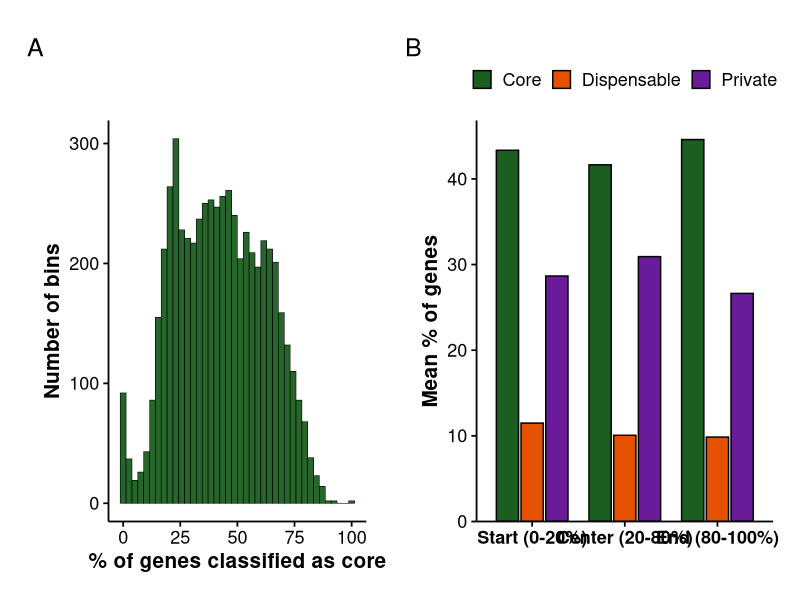
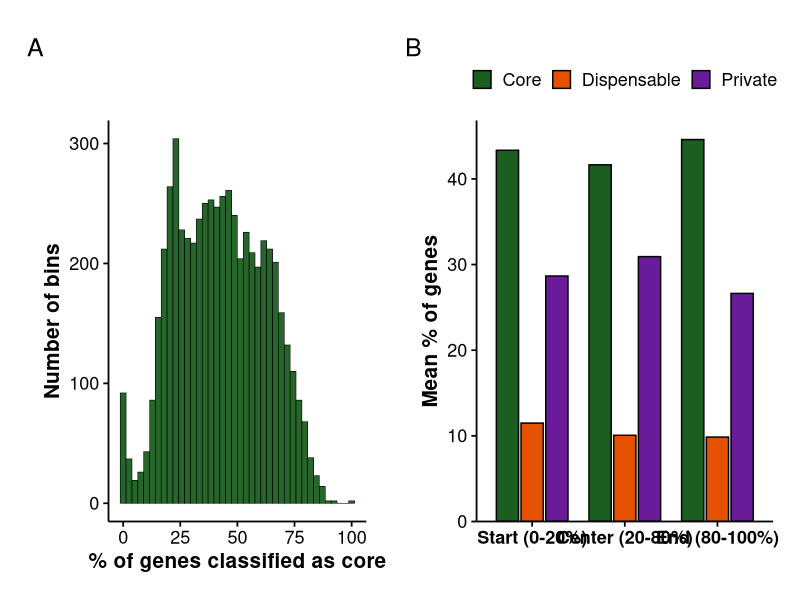

The R script that drew these images, in order:
# ============================================================
# chromosome_distribution_multipanel.R
# Multipanel 2-panel: A = core fraction histogram, B = edge vs center
# (Chromosome tracks from original Fig1 left as standalone file)
# Output: figures/Fig_chromosome_distribution_multipanel.pdf / .png
# ============================================================

suppressPackageStartupMessages({
  library(dplyr)
  library(tidyr)
  library(ggplot2)
  library(patchwork)
  library(cowplot)
})

setwd("C:/Users/Erick.Amombo/alfalfa_pangenome/analysis/chromosome_distribution")

# ---- Load ----
bins <- read.csv("chromosome_bins.csv", stringsAsFactors = FALSE)
cat("Loaded", nrow(bins), "bins\n")

for (col in c("n_core","n_soft_core","n_dispensable","n_private","n_singleton")) {
  bins[[col]][is.na(bins[[col]])] <- 0
}

bins <- bins %>%
  mutate(
    total_classified = n_core + n_soft_core + n_dispensable + n_private + n_singleton,
    pct_core         = 100 * n_core        / pmax(total_classified, 1),
    pct_dispensable  = 100 * n_dispensable / pmax(total_classified, 1),
    pct_private      = 100 * n_private     / pmax(total_classified, 1)
  ) %>%
  filter(total_classified >= 5)

cat("After filtering:", nrow(bins), "bins\n")

# ---- Unified theme ----
theme_mp <- function(base = 15) {
  theme_classic(base_size = base) +
    theme(
      plot.title         = element_text(face = "bold", size = base + 3, hjust = 0),
      plot.subtitle      = element_text(size = base - 3, color = "gray30", hjust = 0),
      axis.title         = element_text(face = "bold", size = base),
      axis.text          = element_text(size = base - 2, color = "black"),
      legend.title       = element_text(face = "bold", size = base - 2),
      legend.text        = element_text(size = base - 2),
      legend.key.size    = unit(0.5, "cm"),
      plot.margin        = margin(20, 14, 14, 14),
      axis.line          = element_line(linewidth = 0.6, color = "black"),
      axis.ticks         = element_line(linewidth = 0.6, color = "black")
    )
}

type_colors <- c(
  Core        = "#1B5E20",
  Dispensable = "#E65100",
  Private     = "#6A1B9A"
)

# ============================================================
# PANEL A — Core fraction histogram
# ============================================================
panelA_inner <- ggplot(bins, aes(x = pct_core)) +
  geom_histogram(bins = 40, fill = "#1B5E20", color = "black",
                 alpha = 0.95, linewidth = 0.2) +
  scale_x_continuous(breaks = seq(0, 100, 25)) +
  labs(x = "% of genes classified as core",
       y = "Number of bins") +
  theme_mp()

# ============================================================
# PANEL B — Edge vs center bar chart
# ============================================================
edge_center <- bins %>%
  group_by(accession_name, contig_name) %>%
  mutate(
    contig_max = max(bin_mb, na.rm = TRUE),
    position   = bin_mb / pmax(contig_max, 1),
    zone       = case_when(
      position < 0.2 ~ "Start (0-20%)",
      position > 0.8 ~ "End (80-100%)",
      TRUE           ~ "Center (20-80%)"
    )
  ) %>%
  ungroup() %>%
  filter(n_total >= 10) %>%
  group_by(zone) %>%
  summarise(
    mean_pct_core        = mean(pct_core, na.rm = TRUE),
    mean_pct_dispensable = mean(pct_dispensable, na.rm = TRUE),
    mean_pct_private     = mean(pct_private, na.rm = TRUE),
    n_bins = n(),
    .groups = "drop"
  )

edge_center_long <- edge_center %>%
  select(zone, mean_pct_core, mean_pct_dispensable, mean_pct_private) %>%
  pivot_longer(cols = starts_with("mean_pct_"),
               names_to = "type", values_to = "mean_pct") %>%
  mutate(type = recode(type,
                       mean_pct_core        = "Core",
                       mean_pct_dispensable = "Dispensable",
                       mean_pct_private     = "Private"))

# Order zones: Start, Center, End
edge_center_long$zone <- factor(edge_center_long$zone,
                                levels = c("Start (0-20%)",
                                           "Center (20-80%)",
                                           "End (80-100%)"))

panelB_inner <- ggplot(edge_center_long,
                       aes(x = zone, y = mean_pct, fill = type)) +
  geom_col(position = position_dodge(width = 0.8),
           width = 0.72, color = "black", linewidth = 0.5) +
  scale_fill_manual(values = type_colors, name = NULL) +
  scale_y_continuous(expand = expansion(mult = c(0, 0.05))) +
  labs(x = NULL, y = "Mean % of genes") +
  theme_mp() +
  theme(axis.text.x = element_text(face = "bold"),
        legend.position = "top")

# ============================================================
# Assemble side by side
# ============================================================
composite <- (panelA_inner | panelB_inner) +
  plot_layout(widths = c(1, 1.15)) +
  plot_annotation(
    tag_levels = "A",
    theme = theme(plot.tag = element_text(face = "bold", size = 34))
  )

# ============================================================
# Save
# ============================================================
ggsave("figures/Fig_chromosome_distribution_multipanel.pdf",
       composite, width = 16, height = 7, device = cairo_pdf)
ggsave("figures/Fig_chromosome_distribution_multipanel.png",
       composite, width = 16, height = 7, dpi = 300)

cat("Multipanel figure saved:\n")
cat("  figures/Fig_chromosome_distribution_multipanel.pdf\n")
cat("  figures/Fig_chromosome_distribution_multipanel.png\n")
